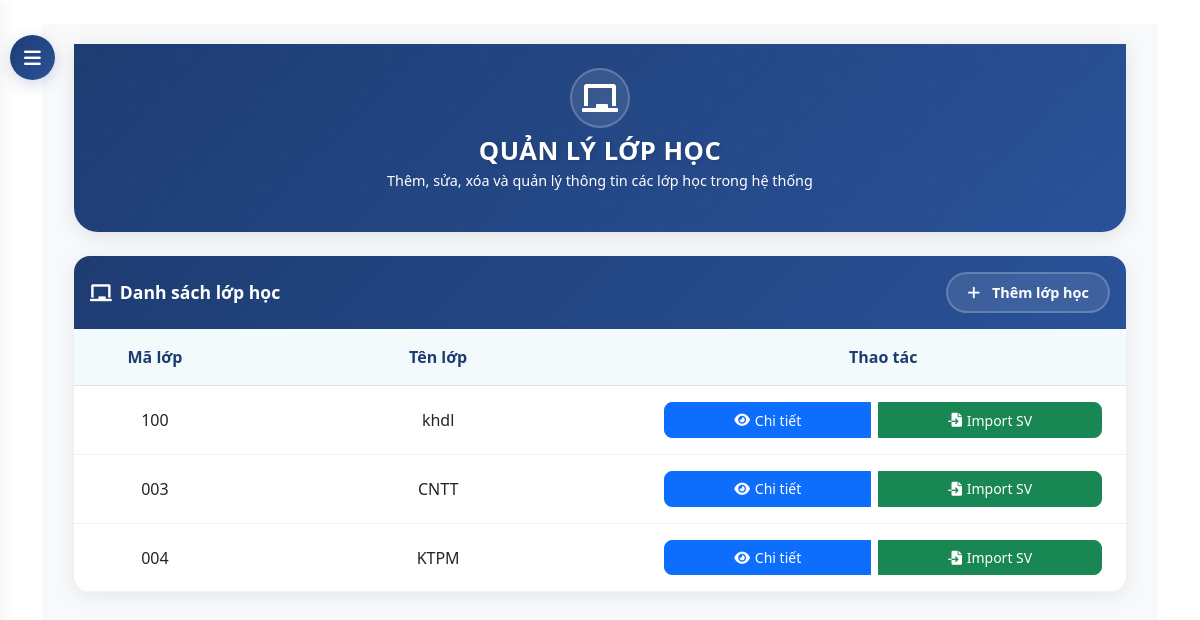
Screenshot of /dashboard/classrooms/ (signed in) with the database file from the repository.
### core/models.py (models this page shows, shortened)
class ClassRoom(models.Model):
    class_code = models.CharField(max_length=10)
    name = models.CharField(max_length=100)

### core/views.py (the view)
# urls.py: path('dashboard/classrooms/', views.classroom_list, name='classroom_list'),
@login_required
@user_passes_test(is_admin)
def classroom_list(request):
    classrooms = ClassRoom.objects.all()
    return render(request, 'core/admin/classroom_list.html', {'classrooms': classrooms})

### core/views.py (called while the page is built)
def is_admin(user):
    return user.is_superuser

### templates/core/admin/classroom_list.html (shortened to what this page needs)
{% extends 'base.html' %}
{% block content %}
<button id="sidebarCollapse">
    <i class="fas fa-bars"></i>
</button>
<div id="content">
    <div class="container-fluid">
        <div class="hero-section">
            <div class="container">
                <div class="row justify-content-center text-center">
                    <div class="col-md-8">
                        <div class="hero-icon">
                            <i class="fas fa-chalkboard"></i>
                        </div>
                        <h1 class="hero-title">QUẢN LÝ LỚP HỌC</h1>
                        <p class="hero-subtitle">Thêm, sửa, xóa và quản lý thông tin các lớp học trong hệ thống</p>
                    </div>
                </div>
            </div>
        </div>
        <div class="classroom-card">
            <div class="card-header d-flex justify-content-between align-items-center">
                <h4 class="mb-0">
                    <i class="fas fa-chalkboard"></i>
                    Danh sách lớp học
                </h4>
                <div>
                    <a href="{% url 'classroom_create' %}" class="btn btn-add">
                        <i class="fas fa-plus"></i>
                        Thêm lớp học
                    </a>
                </div>
            </div>
            <div class="card-body">
                {% if classrooms %}
                <div class="table-responsive">
                    <table class="table">
                        <thead>
                            <tr>
                                <th>Mã lớp</th>
                                <th>Tên lớp</th>
                                <th>Thao tác</th>
                            </tr>
                        </thead>
                        <tbody>
                            {% for classroom in classrooms %}
                            <tr>
                                <td>{{ classroom.class_code }}</td>
                                <td>{{ classroom.name }}</td>
                                <td>
                                    <div class="btn-group">
                                        <a href="{% url 'classroom_detail' classroom.id %}" class="btn btn-primary btn-sm" title="Xem chi tiết">
                                            <i class="fas fa-eye"></i> Chi tiết
                                        </a>
                                        <a href="{% url 'classroom_import_students' classroom.id %}" class="btn btn-success btn-sm" title="Import sinh viên">
                                            <i class="fas fa-file-import"></i> Import SV
                                        </a>
                                    </div>
                                </td>
                            </tr>
                            {% endfor %}
                        </tbody>
                    </table>
                </div>
                {% else %}
                <div class="alert alert-info text-center">
                    <i class="fas fa-info-circle me-2"></i>Chưa có lớp học nào trong hệ thống.
                </div>
                {% endif %}
            </div>
        </div>
    </div>
</div>
{% endblock %}

### templates/base.html (style rules this page uses)
:root { --navbar-bg: #0d47a1; --navbar-hover: rgba(255, 255, 255, 0.1); }

### templates/core/admin/classroom_list.html (style rules this page uses)
:root { --primary-gradient: linear-gradient(135deg, #1e3c72 0%, #2a5298 100%); --secondary-gradient: linear-gradient(135deg, #2193b0 0%, #6dd5ed 100%); --accent-gradient: linear-gradient(45deg, #ff6b6b, #ff8e8e); --success-gradient: linear-gradient(45deg, #2ecc71, #27ae60); --primary-color: #1e3c72; --text-light: rgba(255, 255, 255, 0.8); }
#sidebarCollapse { position: fixed; top: 35px; left: 10px; z-index: 999; border: none; background: var(--primary-gradient); color: white; padding: 12px 15px; border-radius: 50%; cursor: pointer; transition: all 0.3s; box-shadow: 0 4px 15px rgba(30, 60, 114, 0.2); width: 45px; height: 45px; display: flex; align-items: center; justify-content: center; }
#sidebarCollapse i { font-size: 1.2rem; transition: transform 0.3s ease; }
#content { transition: all 0.3s cubic-bezier(0.4, 0, 0.2, 1); margin-left: 0; padding: 20px; background: #f8f9fa; min-height: 100vh; }
.hero-section { background: var(--primary-gradient); color: white; padding: 1.5rem 0; margin-bottom: 1.5rem; border-radius: 0 0 1.5rem 1.5rem; box-shadow: 0 4px 20px rgba(0,0,0,0.1); position: relative; overflow: hidden; }
.hero-section::before { content: ''; position: absolute; top: 0; left: 0; right: 0; bottom: 0; opacity: 0.1; animation: slide 20s linear infinite; }
.hero-icon { font-size: 2rem; margin-bottom: 0.5rem; animation: float 3s ease-in-out infinite; background: rgba(255, 255, 255, 0.1); width: 60px; height: 60px; display: flex; align-items: center; justify-content: center; border-radius: 50%; margin: 0 auto 0.5rem; backdrop-filter: blur(5px); border: 2px solid rgba(255, 255, 255, 0.2); }
.hero-title { font-size: 1.6rem; font-weight: 700; margin-bottom: 0.2rem; text-shadow: 2px 2px 4px rgba(0,0,0,0.1); animation: fadeInUp 1s ease-out; letter-spacing: 0.5px; }
.hero-subtitle { font-size: 0.9rem; opacity: 0; animation: fadeInUp 1s ease-out forwards; animation-delay: 0.3s; font-weight: 300; }
.classroom-card { background: white; border-radius: 1rem; box-shadow: 0 4px 20px rgba(0,0,0,0.08); overflow: hidden; transition: all 0.4s cubic-bezier(0.4, 0, 0.2, 1); animation: fadeInUp 1s ease-out forwards; }
.card-header { background: var(--primary-gradient) !important; border: none; padding: 1rem; }
.card-header h4 { color: white; font-weight: 600; display: flex; align-items: center; font-size: 1.1rem; }
.card-header h4 i { margin-right: 0.5rem; font-size: 1.1em; }
.btn-add { background: rgba(255, 255, 255, 0.1); border: 2px solid rgba(255, 255, 255, 0.2); color: white; border-radius: 2rem; padding: 0.5rem 1.2rem; font-weight: 600; transition: all 0.4s ease; backdrop-filter: blur(5px); font-size: 0.9rem; }
.btn-add i { margin-right: 0.5rem; }
.table { margin: 0; width: 100%; }
.table th { border-top: none; color: #1e3c72; font-weight: 600; padding: 1rem 1.5rem; background: rgba(33, 147, 176, 0.05); text-align: center; vertical-align: middle; white-space: nowrap; }
.table td { padding: 1rem 1.5rem; vertical-align: middle; border-color: rgba(0,0,0,0.05); text-align: center; white-space: nowrap; }
.table th:first-child, .table td:first-child { width: 10%; }
.table th:nth-child(2), .table td:nth-child(2) { width: 25%; }
.table th:nth-child(3), .table td:nth-child(3) { width: 35%; }
.table th:last-child, .table td:last-child { width: 30%; }
.table-responsive { border-radius: 0.5rem; box-shadow: 0 2px 10px rgba(0,0,0,0.05); }
.table tbody tr { transition: all 0.3s ease; }
.btn-group { display: flex; justify-content: center; gap: 0.5rem; }
.btn-group .btn { padding: 0.4rem 0.8rem; border-radius: 0.5rem; transition: all 0.3s ease; display: flex; align-items: center; justify-content: center; font-size: 0.875rem; }
.btn-group .btn i { margin-right: 0.3rem; }

### rows the page displays
ClassRoom: class_code "100", name "khdl"
ClassRoom: class_code "003", name "CNTT"
ClassRoom: class_code "004", name "KTPM"
